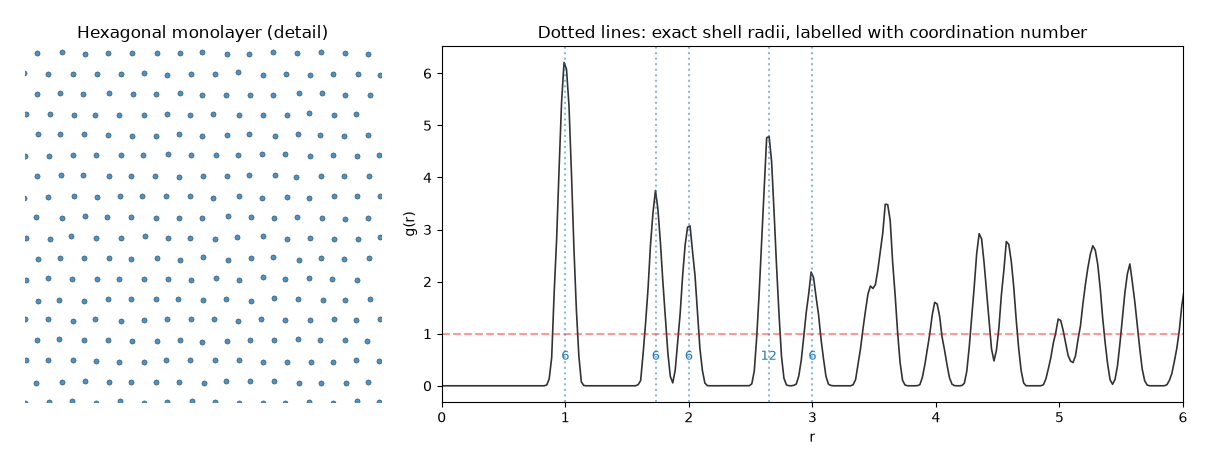

Write the Python code that produced this figure.
"""2D example: RDF of a hexagonal colloidal monolayer.

Unlike the other examples, this one generates its own coordinates rather than
loading a .npy file, so you can change the lattice, the disorder, or the box
size and immediately see the effect on g(r).

Requires matplotlib: ``pip install rdfpy[examples]``.
"""
import os

import numpy as np
import matplotlib.pyplot as plt

from rdfpy import rdf

HERE = os.path.dirname(os.path.abspath(__file__))

A = 1.0          # nearest-neighbour spacing
JITTER = 0.06    # uniform displacement about each site, models thermal motion


def hexagonal_monolayer(n_x=60, n_y=70, a=A, jitter=JITTER, seed=0):
    """Triangular (hexagonal) lattice in 2D.

    Rows are spaced a*sqrt(3)/2 apart and alternate rows are offset by a/2, so
    every site has 6 nearest neighbours at distance a.
    """
    i, j = np.meshgrid(np.arange(n_x), np.arange(n_y), indexing='ij')
    x = (i + 0.5 * (j % 2)) * a
    y = j * (np.sqrt(3) / 2) * a
    particles = np.stack([x.ravel(), y.ravel()], axis=1)
    if jitter:
        rng = np.random.default_rng(seed)
        particles = particles + rng.uniform(-jitter, jitter, particles.shape)
    return particles


particles = hexagonal_monolayer()

# A hexagonal lattice has a known areal density of 2/(sqrt(3)*a^2). Passing it
# explicitly is worth doing here: inferring rho from the bounding box of the
# particles overestimates it by ~2% for this configuration, because the box
# corners sit on the outermost particles rather than half a lattice spacing
# beyond them.
rho = 2 / (np.sqrt(3) * A**2)

g_r, radii = rdf(particles, dr=0.02, rho=rho)

# Neighbour shells of a triangular lattice, in units of a, with their
# coordination numbers.
shells = [(1.0, 6), (np.sqrt(3), 6), (2.0, 6), (np.sqrt(7), 12), (3.0, 6)]

fig, axes = plt.subplots(1, 2, figsize=(12, 4.5),
                         gridspec_kw={'width_ratios': [1, 2]})

window = particles[:, 0] < 15 * A
axes[0].scatter(particles[window, 0], particles[window, 1], s=14,
                color='tab:blue', alpha=0.8, edgecolors='k', linewidths=0.3)
axes[0].set_aspect('equal')
axes[0].set_xlim(0, 15 * A)
axes[0].set_ylim(0, 15 * A)
axes[0].axis('off')
axes[0].set_title('Hexagonal monolayer (detail)')

axes[1].plot(radii, g_r, color='k', alpha=0.8, lw=1.2)
axes[1].hlines(y=1.0, xmin=0.0, xmax=max(radii), color='r', linestyle='--',
               alpha=0.4)
for distance, coordination in shells:
    axes[1].axvline(distance, color='tab:blue', linestyle=':', alpha=0.5)
    axes[1].annotate('{}'.format(coordination), xy=(distance, 0.5),
                     ha='center', fontsize=9, color='tab:blue')
axes[1].set_ylabel('g(r)')
axes[1].set_xlabel('r')
axes[1].set_xlim(0.0, 6.0)
axes[1].set_title('Dotted lines: exact shell radii, labelled with coordination '
                  'number')

plt.tight_layout()
plt.savefig(os.path.join(HERE, 'monolayer_2d.png'), bbox_inches='tight',
            pad_inches=0.25)
plt.show()

# Integrating rho * g(r) * shell_area over each peak recovers the coordination
# numbers to within about 1%, which is a good way to check an RDF against a
# known structure.
dr = radii[1] - radii[0]
shell_area = np.pi * ((radii + dr / 2)**2 - (radii - dr / 2)**2)
print('shell      integrated    exact')
for distance, coordination in shells:
    mask = np.abs(radii - distance) < 0.15
    integrated = np.nansum((rho * g_r * shell_area)[mask])
    print('r = {:.3f}   {:9.3f}   {:6d}'.format(distance, integrated,
                                                coordination))
